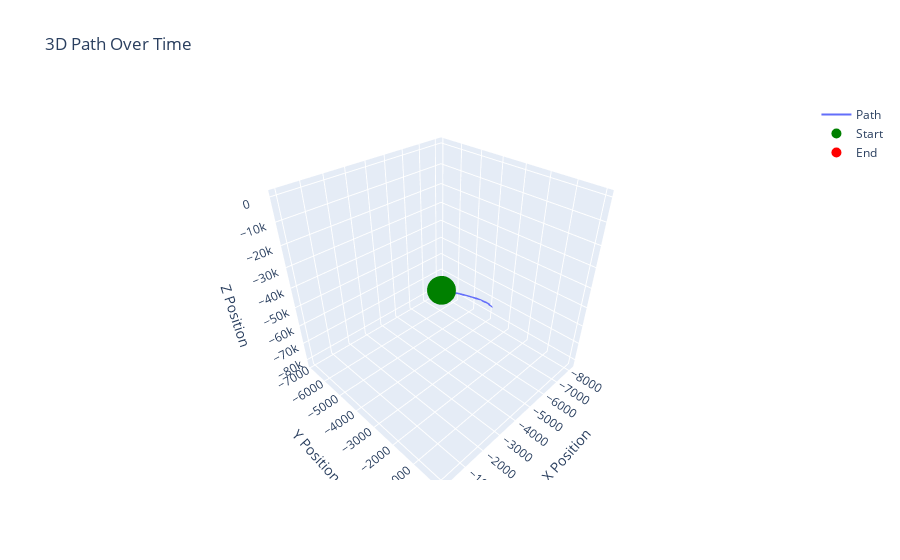

Notebook source saved alongside this figure:
### Code cell
print(selected_participant.value)
print(selected_trial.value)
testKF = testKF6()
filtered_data = []
gravity = 9.8
deg2rad = math.pi/180
zconvesion = np.diag([gravity]*3 + [deg2rad]*3)
for k, z in eg_measurements.iterrows():
    testKF.predict()
    filtered_state = testKF.update(z)
    filtered_data.append(filtered_state)
    
    if int(k) > 1000:
        break

# pd.DataFrame(filtered_data)
filtered_data = np.array(filtered_data)
filtered_data = filtered_data.reshape(filtered_data.shape[0], 16)
filtered_df = pd.DataFrame(filtered_data)
filtered_df.columns = ['pN', 'pE', 'pD', 'vN', 'vE', 'vD', 'aN',
                        'aE', 'aD', 'q0', 'q1', 'q2', 'q3', 'wN', 'wE', 'wD']
filtered_df
plot_path(filtered_df)

### Figure 1 — Plotly figure (JSON) as saved in the notebook; plotly's stock layout.template omitted (floating-point values rounded to 4 significant figures; data arrays with more than 128 entries replaced by an {"elided": "..."} marker saying what was removed)
{"data": [{"mode": "lines", "name": "Path", "type": "scatter3d", "x": {"elided": "1002 float values"}, "y": {"elided": "1002 float values"}, "z": {"elided": "1002 float values"}}, {"marker": {"color": "green", "size": 10}, "mode": "markers", "name": "Start", "type": "scatter3d", "x": [0], "y": [0], "z": [0]}, {"marker": {"color": "red", "size": 10}, "mode": "markers", "name": "End", "type": "scatter3d", "x": [null], "y": [null], "z": [null]}], "layout": {"scene": {"xaxis": {"title": {"text": "X Position"}}, "yaxis": {"title": {"text": "Y Position"}}, "zaxis": {"title": {"text": "Z Position"}}}, "showlegend": true, "title": {"text": "3D Path Over Time"}}}
